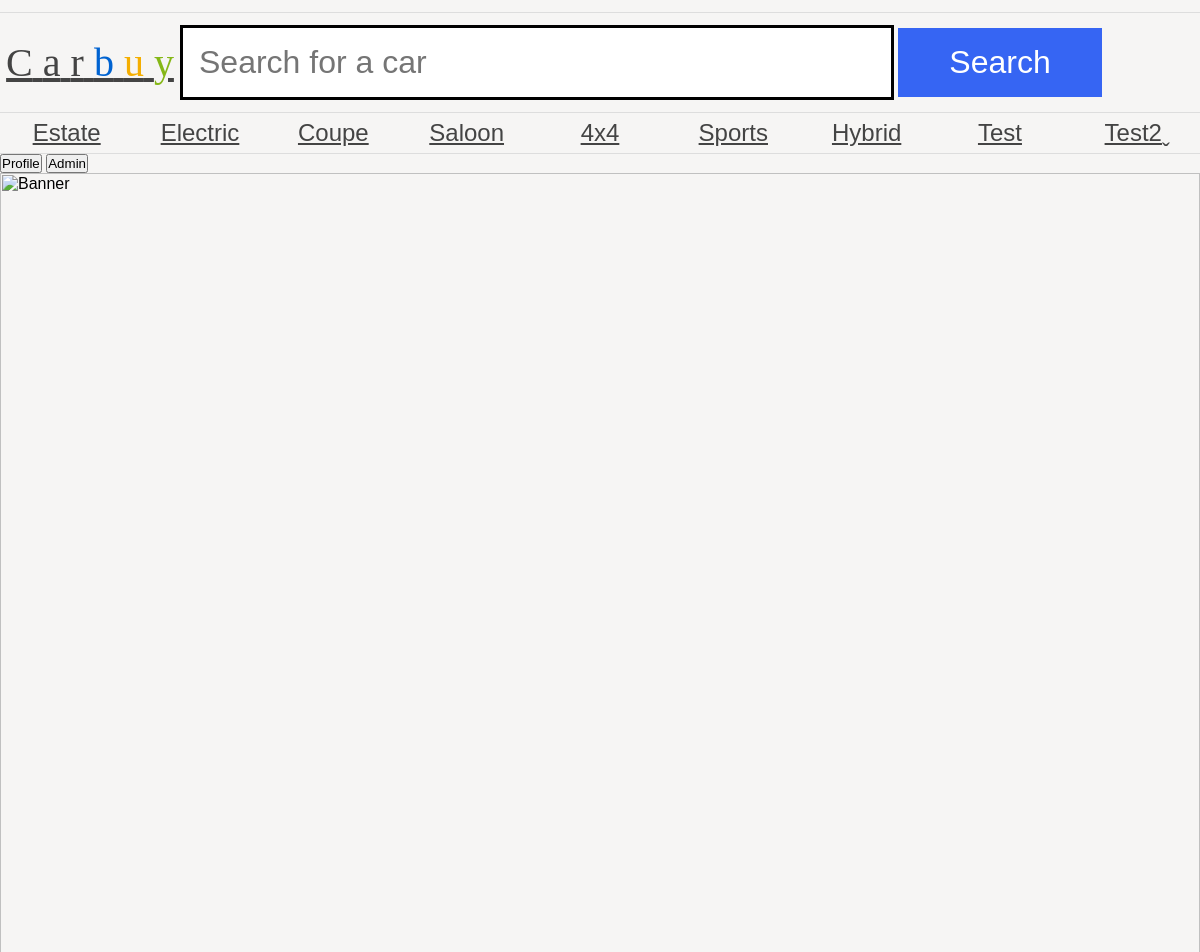
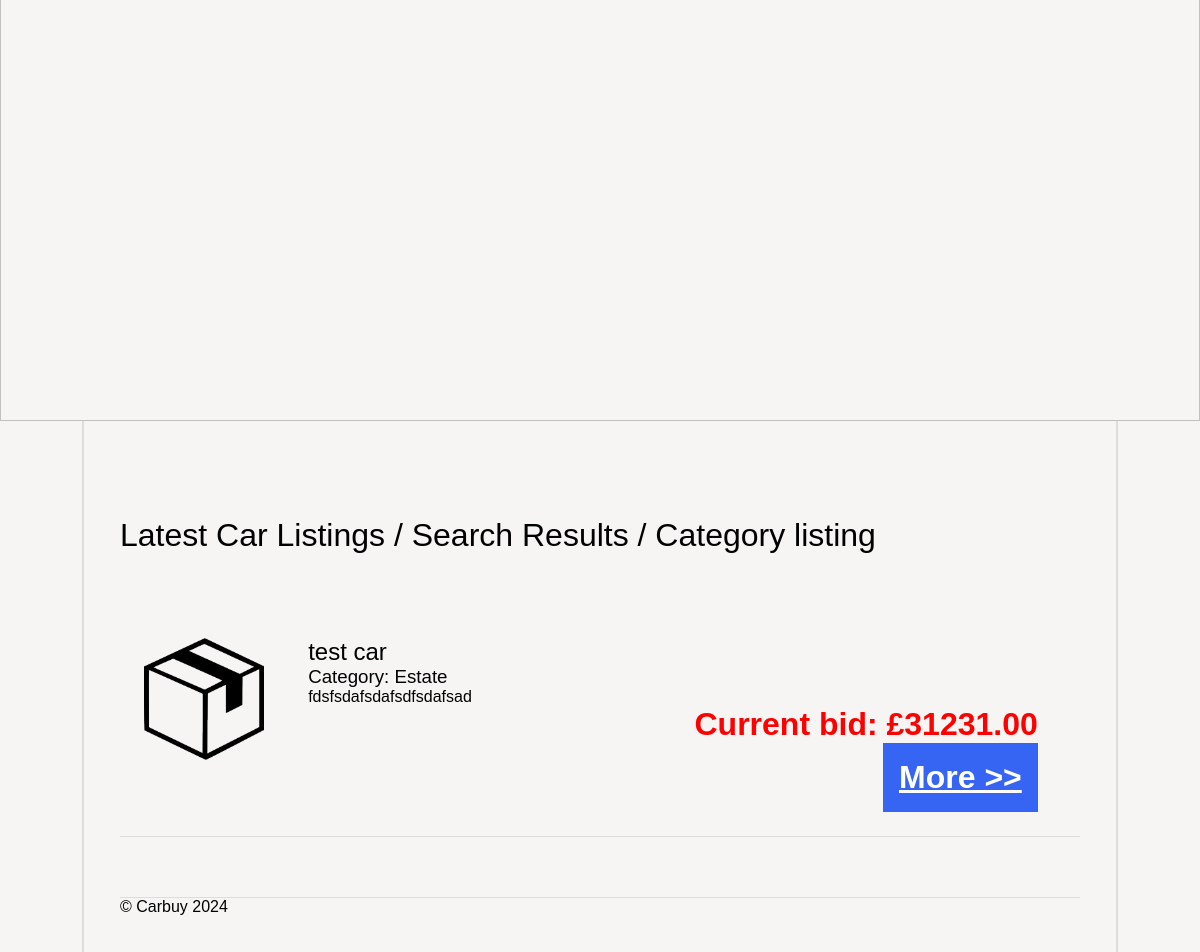
The app's page /as1/public/index.php with its own data (2 pictures, top to bottom).
### tables this page shows
CREATE TABLE `category` (
  `category_id` int(11) NOT NULL AUTO_INCREMENT,
  `name` varchar(255) DEFAULT NULL,
  PRIMARY KEY (`category_id`)
);

CREATE TABLE `auction` (
  `product_id` int(11) NOT NULL AUTO_INCREMENT,
  `title` varchar(255) DEFAULT NULL,
  `endDate` date DEFAULT NULL,
  `description` varchar(255) DEFAULT NULL,
  `categoryId` varchar(255) DEFAULT NULL,
  `price` decimal(8,2) DEFAULT NULL,
  `user_id` int(11) DEFAULT NULL,
  PRIMARY KEY (`product_id`),
  KEY `Foreign` (`user_id`) USING BTREE,
  CONSTRAINT `test` FOREIGN KEY (`user_id`) REFERENCES `users` (`id`) ON DELETE CASCADE ON UPDATE CASCADE
);

### as1/public/dbConn.php (called while the page is built, shortened)
<?php
$username = "v.je";
$password = "v.je";
$conn = new PDO('mysql:dbname=assignment1;host=mysql', $username, $password, [PDO::ATTR_ERRMODE => PDO::ERRMODE_EXCEPTION]);
$getCategoryQuery = $conn->prepare('SELECT * FROM category');
$getCategoryQuery->execute();
$getCategory = $getCategoryQuery->fetchAll();
?>

### as1/public/index.php (the view, shortened to what this page needs)
<?php
require 'header.php';
require 'dbConn.php';
$getCarQuery = $conn->query('SELECT * FROM `auction` ORDER BY endDate DESC LIMIT 10;');
$getCarQuery->execute();
$getCar = $getCarQuery->fetchAll();
?>
<main>
	<h1>Latest Car Listings / Search Results / Category listing</h1>
	<?php
	array_map(function ($Car) {
		$CarName = htmlspecialchars($Car['title']);
		$CarCategory = htmlspecialchars($Car['categoryId']);
		$CarDescription = htmlspecialchars($Car['description']);
		$CarPrice = htmlspecialchars($Car['price']);
		$CarID = urlencode($Car['product_id']);
		echo '<ul class="carList">
            <li>
                <img src="car.png" alt="car name">
                <article>
                    <h2>' . $CarName . '</h2>
                    <h3>Category: ' . $CarCategory . '</h3>
                    <p>' . $CarDescription . '</p>
                    <p class="price">Current bid: £' . $CarPrice . '</p>
                    <a href="bidAuction.php?CarID=' . $CarID . '" class="more auctionLink">More &gt;&gt;</a>
                </article>
            </li>
        </ul>';
	}, $getCar);
	require 'footer.php';
	?>

### as1/public/header.php (shortened to what this page needs)
<?php
require 'dbConn.php';
?>
<html>
<head>
	<link rel="stylesheet" href="carbuy.css" />
</head>
<body>
	<header>
		<a href="index.php">
			<h1><span class="C">C</span>
				<span class="a">a</span>
				<span class="r">r</span>
				<span class="b">b</span>
				<span class="u">u</span>
				<span class="y">y</span>
			</h1>
		</a>
		<form action="#">
			<input type="text" name="search" placeholder="Search for a car" />
			<input type="submit" name="submit" value="Search" />
		</form>
	</header>
	<nav>
		<ul>
			<?php
			array_map(function ($category) {
				$categoryName = $category['name'];
				$categoryID = $category['category_id'];
				echo '<li>' . '<a class="categoryLink" href="categoryPage.php?categoryID=' . $categoryID . '">' . $categoryName . '</a>' . '</li>';
			}, array_values($getCategory));
			?>
		</ul>
	</nav>
	<div class="headerButton" style="justify-content: center">
		<button>Profile</button>
	</div>
	<span class="HeaderButton">
		<button>Admin</button>
	</span>
	<img src="banners/1.jpg" alt="Banner" />
</body>
</html>

### as1/public/carbuy.css (style rules this page uses)
* { margin: 0; padding: 0; }
body { font-family: "Oxygen-Regular", sans-serif; background-color: #f6f5f4; max-width: 100vw; overflow-x: hidden; }
h1, h2, h3, h4 { font-weight: normal; }
a, a:visited { color: #444; }
header { margin-top: 1vw; font-family: "Univers-Light-Normal"; display: grid; grid-template-columns: 15% 85%; align-items: center; padding-top: 1vw; padding-bottom: 1vw; border-top: 1px solid #ddd; border-bottom: 1px solid #ddd; }
header h1 { text-align: center; font-size: 2.5em; }
form { display: block; }
header form input[type="text"] { border: 3px solid black; font-size: 2em; padding: 0.5em; width: 70%; }
body > img { width: 100vw; }
header form input[type="submit"] { background-color: #3665f3; color: white; width: 20%; font-size: 2em; padding: 0.5em; cursor: pointer; border: 0; }
header .b { color: #0063d1; }
header .u { color: #f4ae01; }
header .y { color: #85b716; }
body > nav { border-bottom: 1px solid #ddd; }
body > nav ul li:last-child a:after { content: "ˬ"; position: absolute; }
body > nav ul { display: flex; width: 100vw; list-style-type: none; }
body > nav ul li { flex: 1; }
body > nav ul li a { display: block; text-align: center; padding-top: 0.5vw; padding-bottom: 0.5vw; font-size: 1.5em; }
.carList { list-style-type: none; }
.carList li { padding: 2vw; border-bottom: 1px solid #ddd; display: grid; grid-template-columns: 18% 80%; }
.carList img { width: auto; display: block; max-width: 10vw; }
p.price { display: block; text-align: right; font-weight: bold; font-size: 2em; }
a.more { display: block; text-align: right; font-weight: bold; float: right; background-color: #3665f3; color: white; font-size: 2em; padding: 0.5em; cursor: pointer; }
main { padding: 3vw; display: block; overflow: hidden; width: 80vw; margin: auto; border-left: 2px solid #ddd; border-right: 2px solid #ddd; }
main h1 { margin-top: 5vw; margin-bottom: 5vw; }
.price { color: red; }

### as1/public/header.php (style rules this page uses)
.HeaderButton { display: inline-block; position: relative; }

### records on screen
category: name "Estate"
category: name "Electric"
category: name "Coupe"
category: name "Saloon"
category: name "4x4"
category: name "Sports"
category: name "Hybrid"
category: name "Test"
category: name "Test2"
auction: title "test car", categoryId "Estate", description "fdsfsdafsdafsdfsdafsad", price "31231.00"
